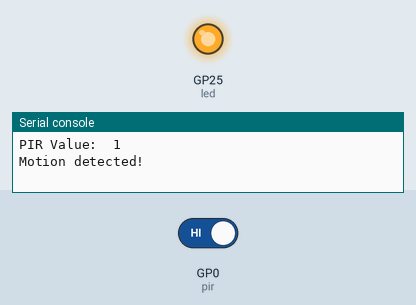
Recording of a program running on a simulated Raspberry Pi Pico running MicroPython. Parts: output pins drawn as LEDs (lit = HIGH), the last lines printed to the serial console. Inputs (shaded band) come from the test bench; at power-on: GP0 (pir) HIGH.

Above: at 1.2 s.
1.3 s: GP0 (pir) driven LOW
At 3.2 s:
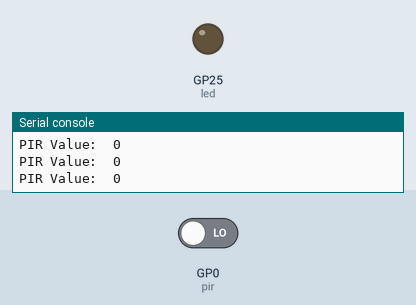
3.8 s: GP0 (pir) driven HIGH
At 4.5 s:
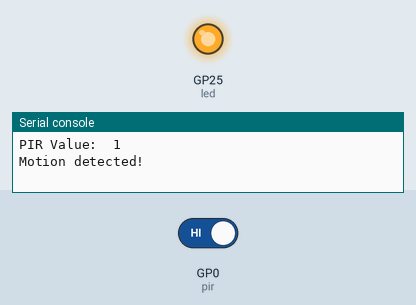
Timing chart, 0 to 6.8 s (numbered marks = the images above; inputs shaded):
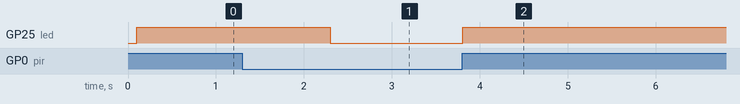

Measured:
- after the input at 1.3 s, GP25 (led): HIGH → LOW after 1.0 s
- after the input at 3.8 s, GP25 (led): LOW → HIGH at once

The program:

pir.py
```python
from machine import Pin
from time import sleep

pir = Pin(0, Pin.IN, Pin.PULL_UP)
#Remember to adjust the sensitivity of PIR for better readings
led = Pin("LED", Pin.OUT)

while True:
    #Give time for the sensor to settle
    sleep(0.1)
    motion = pir.value()
    print("PIR Value: ", motion)
    if motion == 1:
        led.on()
        print("Motion detected!\n")
        sleep(1)
    else:
        led.off()
```
